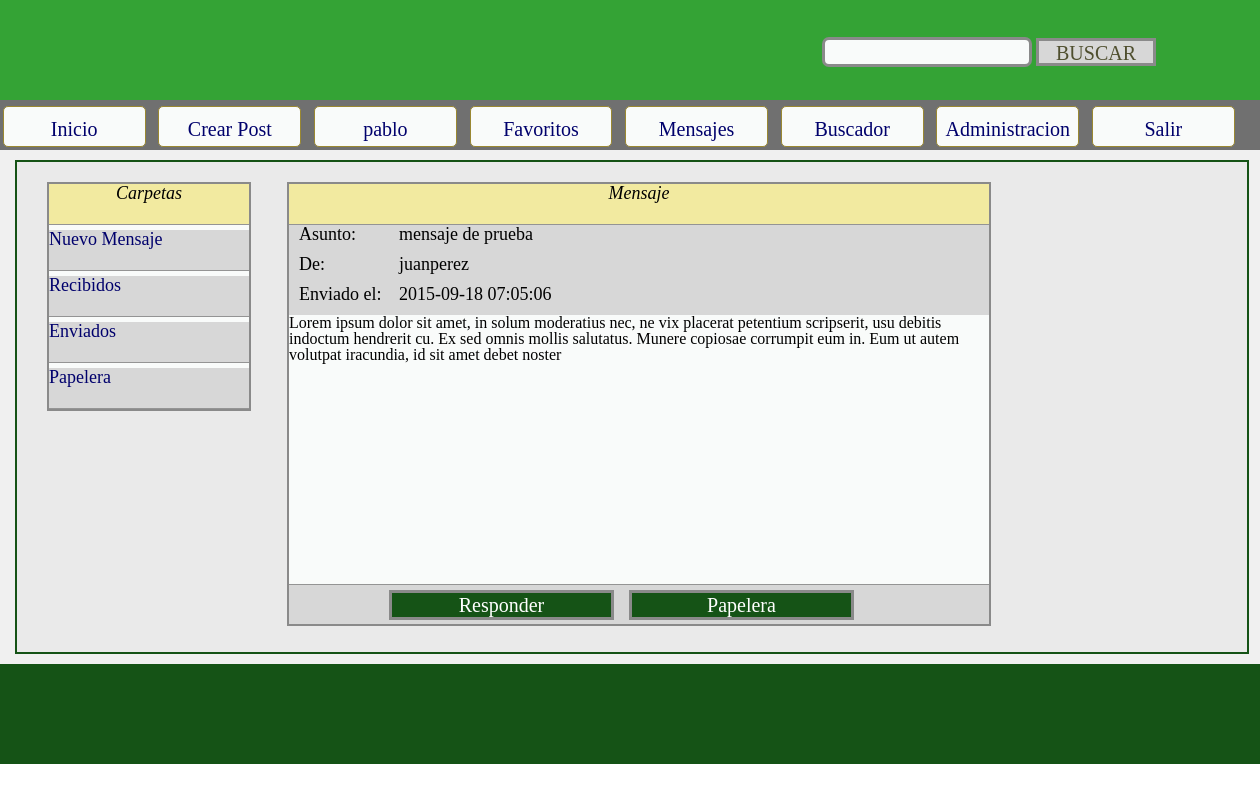
/mensajes_privados/MP_ver_entrada.php?user=1&id_MP=1 (signed in), run on the app's committed database.
### tables this page shows
CREATE TABLE IF NOT EXISTS `mensajes_privados` (
  `id` int(10) NOT NULL AUTO_INCREMENT,
  `titulo` varchar(250) NOT NULL,
  `contenido` varchar(10000) NOT NULL,
  `id_remitente` int(10) NOT NULL,
  `id_destinatario` int(10) NOT NULL,
  `fecha_envio` datetime NOT NULL,
  `estado_leido` varchar(25) NOT NULL,
  `borrado_remitente` varchar(25) NOT NULL,
  `borrado_destinatario` varchar(25) NOT NULL,
  PRIMARY KEY (`id`)
);

CREATE TABLE IF NOT EXISTS `registro_usuarios` (
  `id` int(10) NOT NULL AUTO_INCREMENT,
  `nivel_usuario` varchar(20) NOT NULL,
  `usuario` varchar(30) NOT NULL,
  `clave` varchar(30) NOT NULL,
  `email` varchar(100) NOT NULL,
  `nombre` varchar(50) NOT NULL,
  `apellido` varchar(50) NOT NULL,
  `fecha_nacimiento` date NOT NULL,
  `sexo` varchar(10) NOT NULL,
  `pais` varchar(50) NOT NULL,
  `fecha_registro` date NOT NULL,
  `avatar` varchar(100) NOT NULL,
  `codigo_registro` varchar(50) NOT NULL,
  `estado_registro` varchar(20) NOT NULL,
  `estado_cuenta` varchar(20) NOT NULL,
  `online` varchar(10) NOT NULL,
  PRIMARY KEY (`id`)
);

### mensajes_privados/MP_ver_entrada.php (the view, shortened to what this page needs)
<?php
include('../conexion_DB/conexion_DB.php');
$sql_ver="UPDATE mensajes_privados SET estado_leido = 'si' WHERE id_destinatario = '$_SESSION[login_id]'
			AND id = '$_GET[id_MP]'";
mysqli_query($conexion,$sql_ver);
?>
<!DOCTYPE html PUBLIC "-//W3C//DTD XHTML 1.0 Transitional//EN" "http://www.w3.org/TR/xhtml1/DTD/xhtml1-transitional.dtd">
<html>
	<head>
		<link rel='stylesheet' type='text/css' href='../css/reset.css'></link>
		<link rel='stylesheet' type='text/css' href='../css/layout.css'></link>
		<link rel='stylesheet' type='text/css' href='../css/cabecera.css'></link>
		<link rel='stylesheet' type='text/css' href='../css/mensajes_privados.css'></link>
	</head>
	<body onLoad="setInterval('nuevo_mensaje(<?php echo $_SESSION["login_id"]; ?>)', 5000);">
		<div id='body'>
			<div id='header'>
				<?php
					include('../cabecera/cabecera.php');
				?>
			</div>
			<div id='content'>
				<div id='MP_fondo'>
					<div id='MP_bandejas'>
						<ul>
							<li id='nue'><span class='carpetas'>Carpetas</span></li>
							<li class='car'><a href='MP_crear.php?user=<?php echo $_SESSION['login_id']; ?>'><span class='carpetas'>Nuevo Mensaje</span></a></li>
							<li class='car'><a href='../MP_entrada.php?user=<?php echo $_SESSION['login_id']; ?>'><span class='carpetas'>Recibidos</span></a></li>
							<li class='car'><a href='MP_salida.php?user=<?php echo $_SESSION['login_id']; ?>'><span class='carpetas'>Enviados</span></a></li>
							<li class='car'><a href='MP_papelera.php?user=<?php echo $_SESSION['login_id']; ?>'><span class='carpetas'>Papelera</span></a></li>
						</ul>
					</div>
					<?php
						$sql="SELECT mensajes_privados.*, registro_usuarios.usuario FROM mensajes_privados INNER JOIN registro_usuarios
								ON mensajes_privados.id_remitente = registro_usuarios.id WHERE mensajes_privados.id = '$_GET[id_MP]'";
						$res= mysqli_query($conexion,$sql);
						$fila= mysqli_fetch_assoc($res);
					?>
					<div id='MP_listado'>
						<form method='post' action='MP_responder.php?user=<?php echo $_SESSION['login_id']; ?>'>
						<div id='ver_cab'>Mensaje</div>
						<div id='ver_tit'>
							<span class='cabeceras_titulo'>Asunto:</span>
							<span class='cabeceras_dato'><?php echo $fila['titulo']; ?></span>
						</div>
						<div id='ver_remit'>
							<span class='cabeceras_titulo'>De:</span>
							<span class='cabeceras_dato'><?php echo $fila['usuario']; ?></span>
						</div>
						<div id='ver_fec'>
							<span class='cabeceras_titulo'>Enviado el:</span>
							<span class='cabeceras_dato'><?php echo $fila['fecha_envio']; ?></span>
						</div>
						<div id='ver_cont'>
							<span><?php echo $fila['contenido']; ?></span>
						</div>
						<div id='ver_opc'>
							<input type='submit' id='submit_ver' name='responder' value='Responder'>
							<?php
								if($fila['usuario'] == $_SESSION['login_usuario']){
									$tipo= 'remitente';
								}else{
									$tipo= 'destinatario';
								}
							?>
							<a href="MP_borrar.php?user=<?php echo $_SESSION['login_id']; ?>&id_leer=<?php echo $_GET['id_MP']; ?>&tipo=<?php echo $tipo; ?>&accion=papelera">
								<input type='button' id='submit_ver_pap' name='borrar' value='Papelera'>
							</a>
						</div>
						</form>
					</div>
				</div>
			</div>
			<div id='footer'>
			</div>
		</div>
	</body>
</html>

### css/layout.css (style rules this page uses)
#body { min-width: 50%; max-width: 100%; min-height: 100%; max-height: 700%; background-color: #F0F0F0; margin: 0 auto; }
#header { min-width: 1250px; max-width: 100%; height: 150px; background-color: #34a335; margin: 0 auto; overflow: hidden; }
#content { background-color: #F0F0F0; width: 1250px; min-height: 510px; max-height: 50000px; margin-top: 0%; margin: 0 auto; overflow: hidden; }
#footer { min-width: 1250px; max-width: 100%; height: 100px; background-color: #155316; margin: 0 auto; overflow: hidden; }

### css/mensajes_privados.css (style rules this page uses)
#MP_fondo { background-color: #eaeaea; position: relative; height: 490px; width: 1230px; margin: 10px; overflow: hidden; border-style: solid; border-color: #155316; border-width: 2px; }
#MP_bandejas { background-color: #F9FBFA; height: 225px; width: 200px; position: relative; top: 20px; left: 30px; border-style: solid; border-color: #8a8a8a; border-width: 2px; }
#MP_bandejas a { text-decoration: none; color: #00016c; }
#MP_listado { background-color: #F9FBFA; height: 440px; width: 700px; position: relative; left: 270px; top: -209px; border-style: solid; border-color: #8a8a8a; border-width: 2px; overflow: hidden; }
#MP_bandejas #nue { background-color: #f2eaa0; position: relative; left: 0px; top: 0px; height: 40px; width: 200px; text-align: center; font-family: Cambria; font-size: 18px; font-style: italic; border-bottom-style: solid; border-bottom-color: #949494; border-bottom-width: 1px; }
#MP_bandejas .car { background-color: #d7d7d7; position: relative; left: 0px; top: 0px; height: 40px; width: 200px; margin-top: 5px; font-family: Calibri; font-size: 18px; border-bottom-style: solid; border-bottom-color: #949494; border-bottom-width: 1px; }
#ver_cab { background-color: #f2eaa0; top: 0px; left: 0px; height: 40px; width: 700px; text-align: center; font-family: Cambria; font-size: 18px; font-style: italic; border-bottom-style: solid; border-bottom-color: #949494; border-bottom-width: 1px; }
#MP_listado #ver_tit { background-color: #d7d7d7; top: 40px; left: 0px; height: 30px; width: 700px; font-family: Calibri; font-size: 18px; }
#MP_listado #ver_remit { background-color: #d7d7d7; top: 60px; left: 0px; height: 30px; width: 700px; font-family: Calibri; font-size: 18px; }
#MP_listado #ver_fec { background-color: #d7d7d7; top: 90px; left: 0px; height: 30px; width: 700px; font-family: Calibri; font-size: 18px; }
#MP_listado #ver_cont { position: relative; width: 700px; height: 270px; background-color: transparent; overflow: hidden; }
#MP_listado #ver_opc { background-color: #d7d7d7; position: absolute; top: 400px; left: 0px; height: 40px; width: 700px; border-top-style: solid; border-top-color: #949494; border-top-width: 1px; }
.cabeceras_titulo { position: relative; left: 10px; font-family: Cambria; }
.cabeceras_dato { position: absolute; left: 110px; }
#MP_listado input[type='submit'], input[type='button'] { background-color: #155316; width: 225px; height: 30px; border-color: #8a8a8a; border-style: solid; border-width: 3px; margin-left: 220px; margin-top: 5px; text-align: center; font-family: Calibri; font-size: 20px; color: white; }
#submit_ver { position: relative; left: -120px; }
#submit_ver_pap { position: relative; right: -120px; top: -35px; }

### data on the page
mensajes_privados: titulo "mensaje de prueba", registro_usuarios.usuario "juanperez", fecha_envio "2015-09-18 07:05:06", contenido "Lorem ipsum dolor sit amet, in solum moderatius nec, ne vix placerat petentium scripserit, usu debitis indoctum hendrerit cu. Ex sed omnis mollis salutatus. Munere copiosae corrumpit eum in. Eum ut autem volutpat iracundia, id sit amet debet noster"

### other printed values
$_SESSION['login_usuario'] "pablo"
